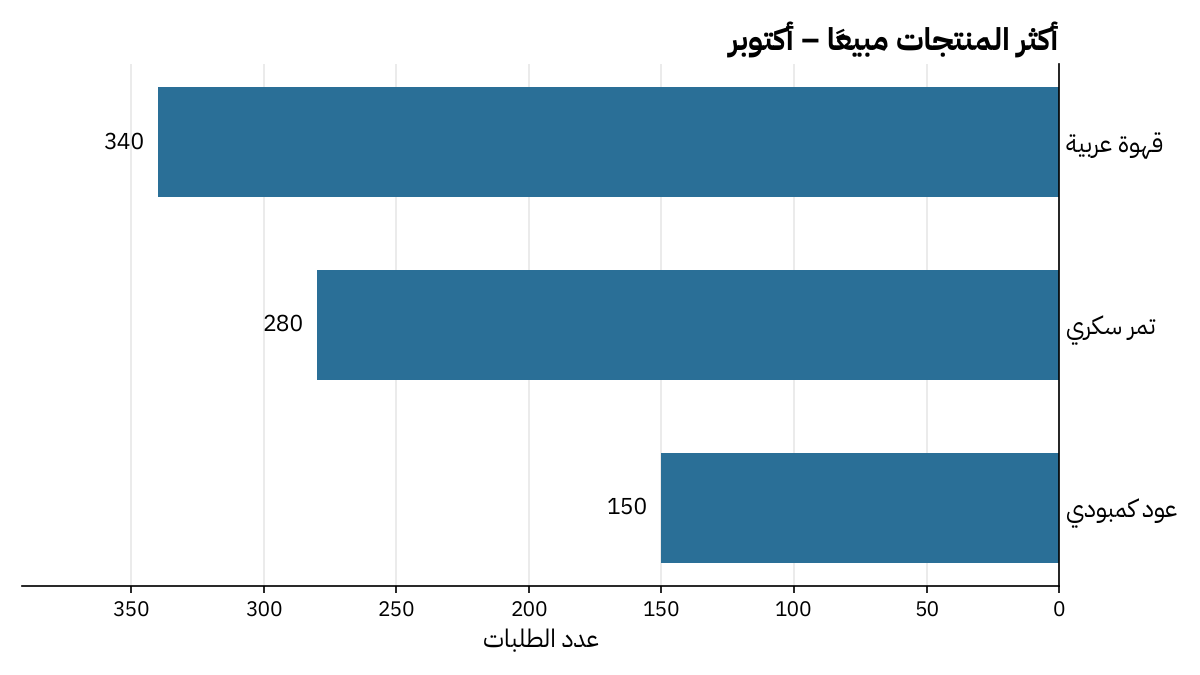

Source code (Python):
import importlib.util  # noqa: F401  (shape_text.capabilities() needs it loaded)
import sys
sys.path.insert(0, "/home/user/Rtl-arabic/skills/arabic-ready/scripts")
import matplotlib
matplotlib.use("Agg")
import matplotlib.pyplot as plt
from matplotlib import font_manager
from shape_text import prepare

# matplotlib 3.10 does not shape Arabic: every string goes through prepare()
A = lambda s: prepare(s, target="matplotlib")

font_manager.fontManager.addfont("/root/.fonts/IBMPlexSansArabic-400.ttf")
font_manager.fontManager.addfont("/root/.fonts/IBMPlexSansArabic-700.ttf")
plt.rcParams["font.family"] = "IBM Plex Sans Arabic"

products = ["قهوة عربية", "تمر سكري", "عود كمبودي"]
orders = [340, 280, 150]

fig, ax = plt.subplots(figsize=(8, 4.5), dpi=150)
y = range(len(products))
bars = ax.barh(y, orders, color="#2a6f97", height=0.6)
ax.set_yticks(list(y), [A(p) for p in products], fontsize=12)
ax.invert_yaxis()                 # best seller on top
ax.invert_xaxis()                 # RTL: bars grow leftwards
ax.yaxis.tick_right()             # labels on the right
ax.tick_params(axis="y", length=0)
for b, v in zip(bars, orders):
    ax.text(b.get_width() + 5, b.get_y() + b.get_height() / 2, str(v),
            va="center", ha="right", fontsize=11)
ax.set_xlim(max(orders) * 1.15, 0)
ax.set_xlabel(A("عدد الطلبات"), fontsize=12)
ax.set_title(A("أكثر المنتجات مبيعًا – أكتوبر"), fontsize=15, fontweight="bold", loc="right")
for s in ("top", "left"):
    ax.spines[s].set_visible(False)
ax.grid(axis="x", alpha=0.3)
ax.set_axisbelow(True)
fig.tight_layout()
fig.savefig("chart.png")
